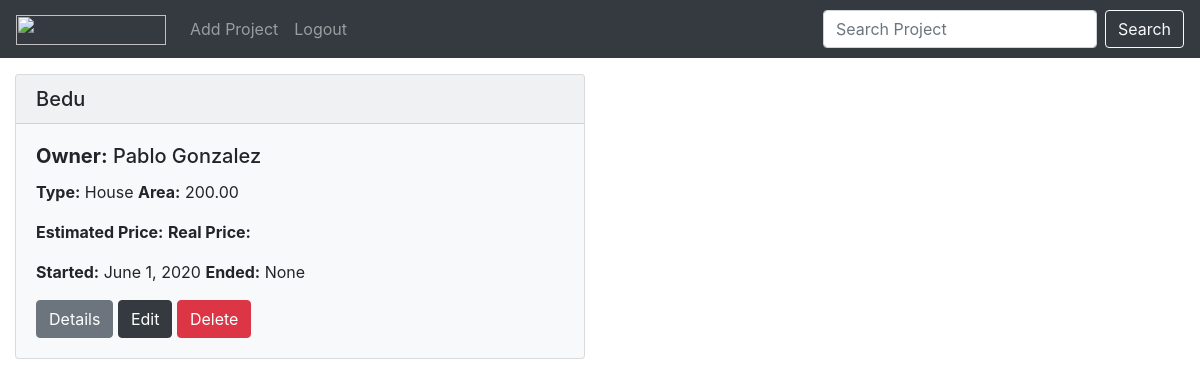
Before: /projects/ (signed in) with the older database file.
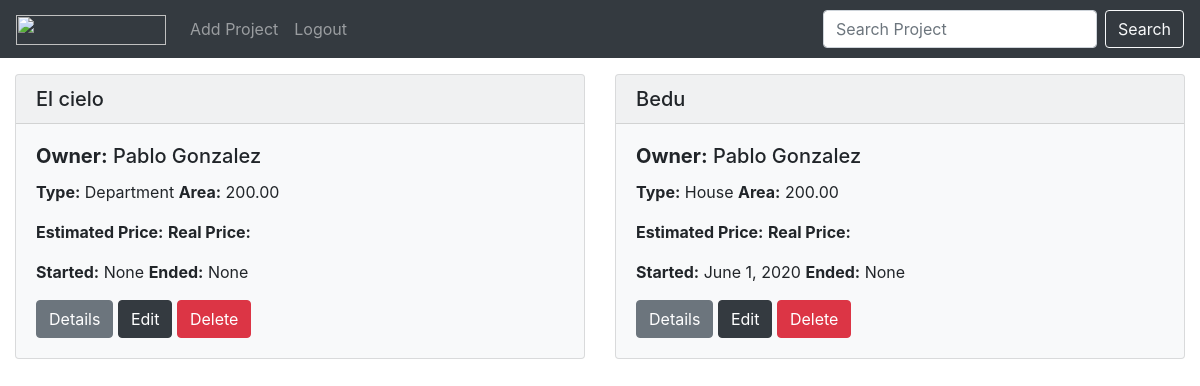
After: the same page with the newer database file.
### projects/models.py (models this page shows, shortened)
class Project(models.Model):
    BUILDING_TYPES = [
        ('Department', 'Department'),
        ('House', 'House'),
        ('Building', 'Building'),
        ('Reparation', 'Reparation'),
        ('Other', 'Other'),
    ]
    architect = models.ForeignKey(Architect, on_delete=models.CASCADE)
    owner = models.ForeignKey(Owner, on_delete=models.CASCADE)
    name = models.CharField(max_length=255)
    area = models.DecimalField(max_digits=6, decimal_places=2, blank=True, null=True)
    type = models.CharField(max_length=10, choices=BUILDING_TYPES, blank=True, null=True)
    start_date = models.DateField(blank=True, null=True)
    end_date = models.DateField(blank=True, null=True)

class Owner(models.Model):
    first_name = models.CharField(max_length=50)
    last_name = models.CharField(max_length=50)
    cell_phone = models.CharField(max_length=20)
    def __str__(self):
        return f'{self.first_name} {self.last_name}'

### projects/views.py (the view)
# urls.py: path('', views.list_projects, name='list_projects'),
@login_required
def list_projects(request):
    if request.GET:
        Projects = Project.objects.annotate(
            sum_estimated_price=Sum('task__concept__estimated_price'),
            sum_real_price=Sum('task__concept__real_price'),
        ).filter(name__icontains=request.GET['search'])
    else:
        Projects = Project.objects.annotate(
            sum_estimated_price=Sum('task__concept__estimated_price'),
            sum_real_price=Sum('task__concept__real_price'),
        )
    return render(request, 'projects/list.html', {'projects': Projects})

### templates/projects/list.html (shortened to what this page needs)
{% extends "base.html" %}
{% block nav %}
<div class="collapse navbar-collapse" id="navbarSupportedContent">
    <ul class="navbar-nav mr-auto">
        <li class="nav-item">
            <a class="nav-link" href="{% url 'add_project' %}">Add Project</a>
        </li>
        <li class="nav-item">
            <a class="nav-link" href="{% url 'logout' %}">Logout</a>
        </li>
    </ul>
    <form class="form-inline my-2 my-lg-0" method="GET" action="{% url 'list_projects' %} ">
        <input class="form-control mr-sm-2" type="search" placeholder="Search Project" aria-label="Search" name="search">
        <button class="btn btn-outline-light my-2 my-sm-0" type="submit">Search</button>
    </form>
</div>
{% endblock %}
{% block container %}
<div class="row">
    {% for project in projects %}
    <div class="col-sm-12 col-md-6">
        <div class="card bg-light mt-3">
                <h5 class="card-header">
                {{ project.name }}
                </h5>
                <div class="card-body">
                <h5 class="card-title"><b>Owner:</b> {{ project.owner }}</h5>
                <p class="card-text"><b>Type:</b> {{ project.type }} <b>Area:</b> {{ project.area }}</p>
                <p class="card-text"><b>Estimated Price:</b> {{ project.sum_estimated_price|floatformat:2 }} <b>Real Price:</b> {{ project.sum_real_price|floatformat:2 }}</p>
                <p class="card-text"><b>Started:</b> {{ project.start_date }} <b>Ended:</b> {{ project.end_date }}</p>
                <a href="{% url 'list_tasks' project.id %}" class="btn btn-secondary">Details</a>
                <a href="{% url 'edit_project' project.id %}" class="btn btn-dark">Edit</a>
                <a href="{% url 'delete_project' project.id %}" class="btn btn-danger">Delete</a>
                </div>
        </div>
    </div>
    {% endfor %}
</div>
{% endblock %}

Changed rows visible on the page:
added Project: name "El cielo", owner "Pablo Gonzalez", type "Department", area "200.00", start_date "None", end_date "None"
